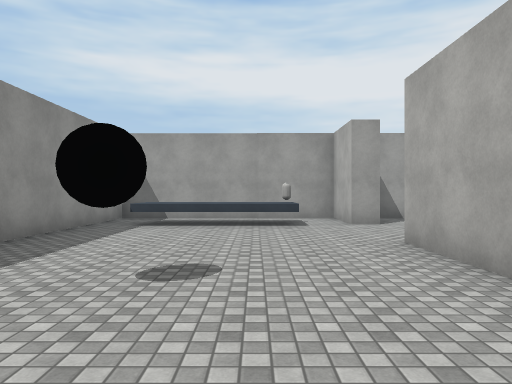
View 1 (above)

19 first-person views from a walk through a scene from a Unity 3-D project. The camera is 1.5 m above the floor, looks level and sees 70° across. The floor is counted in squares, 2 m on a side. Each view is taken from the middle of a square. On the plan, view 1 faces up. The plan holds only what a view shows up to about 11 squares ahead; the rest is blank. The place goes on beyond the plan. The player is left out. Surface patterns are stand-ins for the level's own textures.

View 2
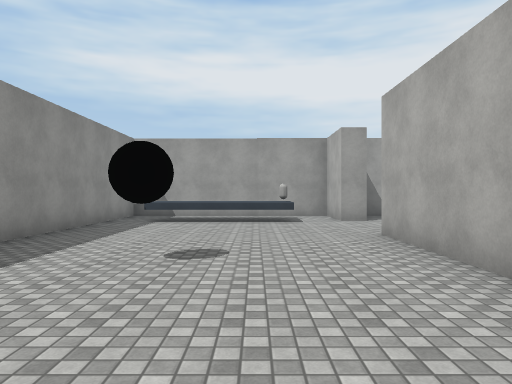

View 3
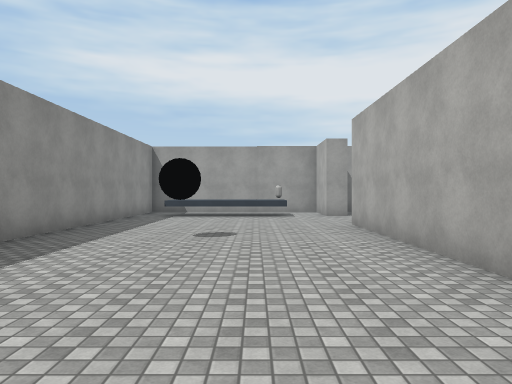

View 4
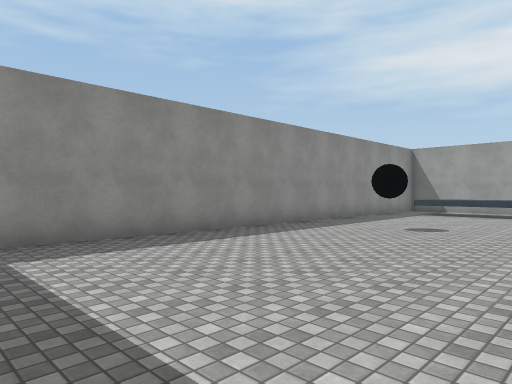

View 5
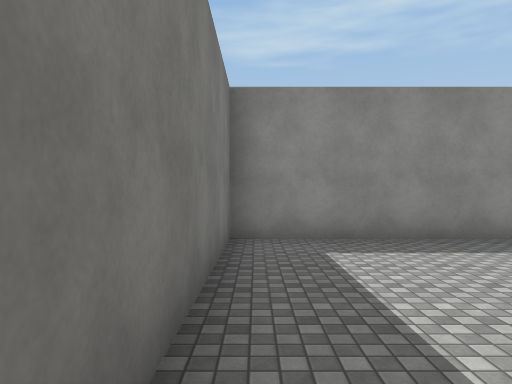

View 6
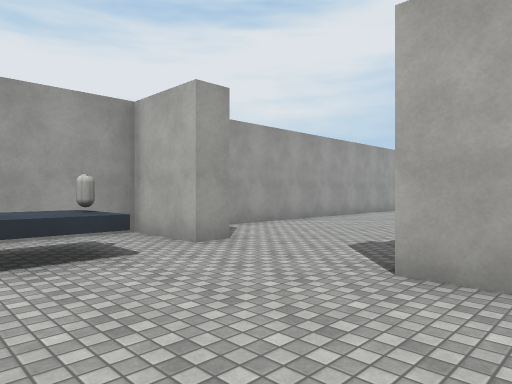

View 7
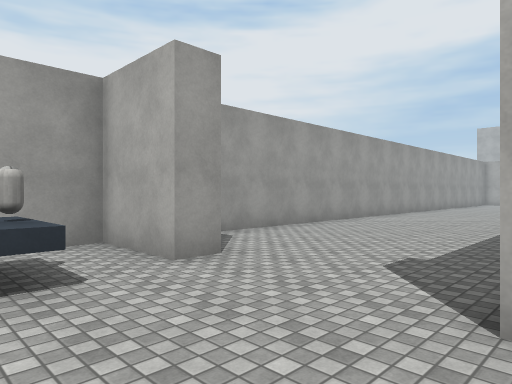

View 8
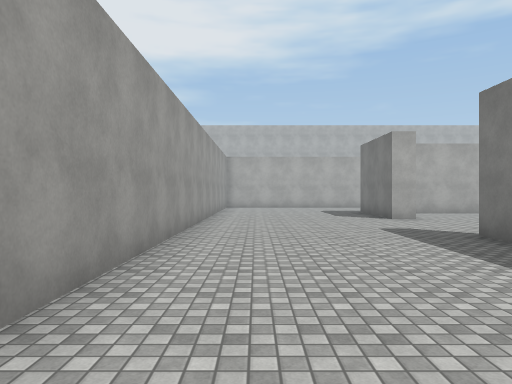

View 9
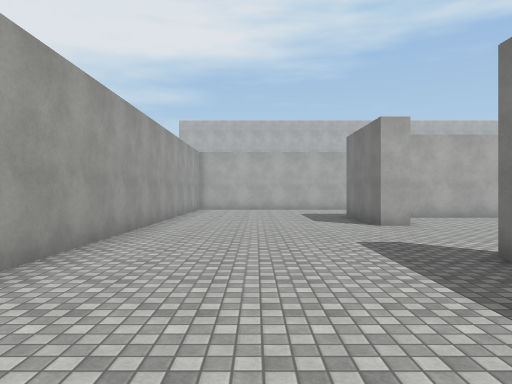

View 10
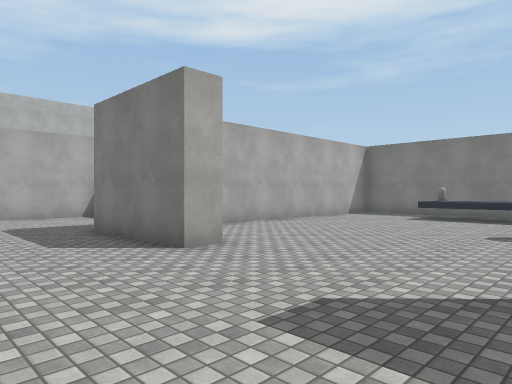

View 11
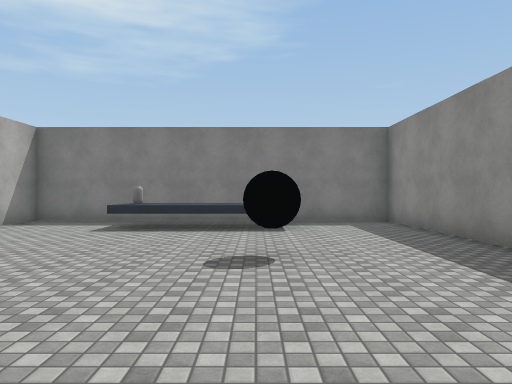

View 12
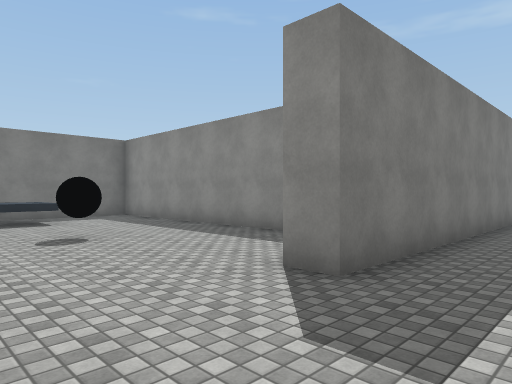

View 13
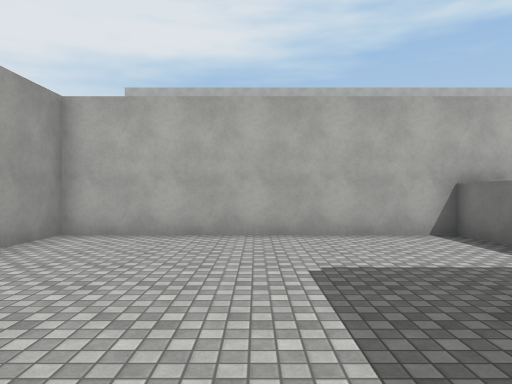

View 14
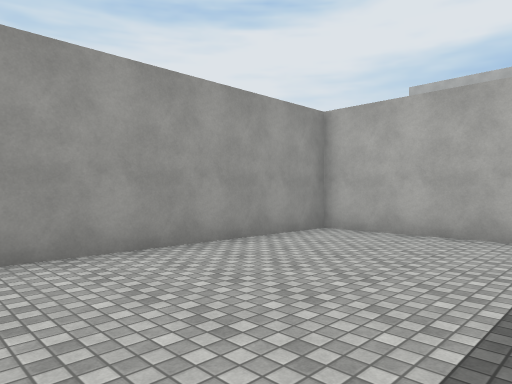

View 15
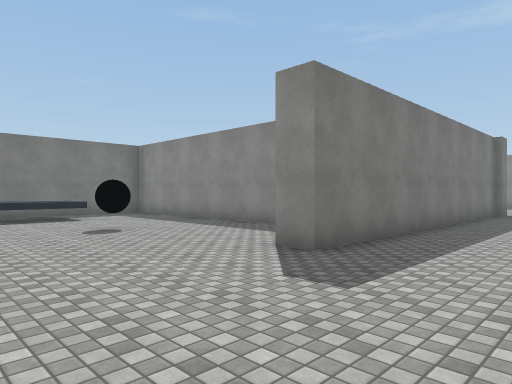

View 16
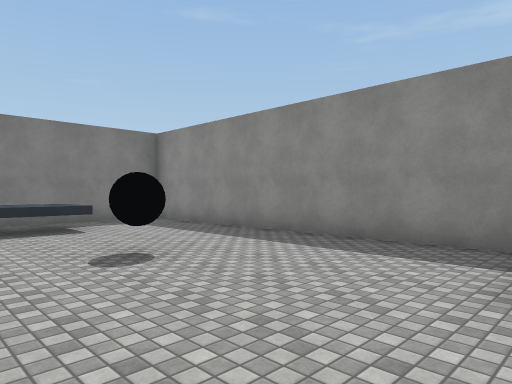

View 17
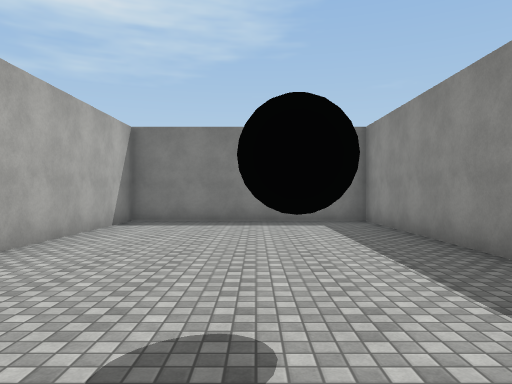

View 18
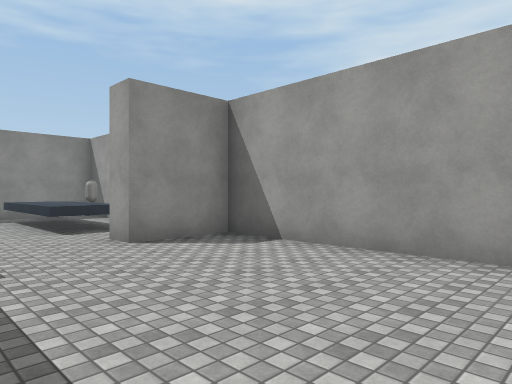

View 19
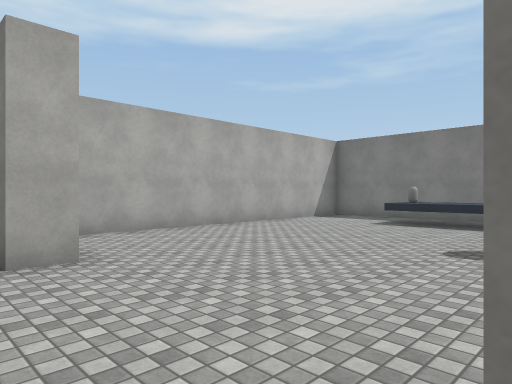

### Floor plan
Key: @ floor where view 1 was taken; # wall or solid block; . floor; ^ raised ledge; C capsule; B black ball.
Columns run from 4 left of view 1 to 24 right of it. Each row starts with its distance up from view 1.
 11 #############################
 10 #.....#.....................#
  9 #.^^^C#.....................#
  8 #.^^^^......................#
  7 #...........................#
  6 #...........................#
  5 #......##########....###....#
  4 #......#     #.........# ...#
  3 #..B...#     #.........#  ###
  2 #......#     #.........#
  1 #......#     #...B.....#
  0 #...@..#     #.........#
 -1 #......#     #.........#
 -2 #......#     #.........#
 -3 #......#     #...^^^C..#
 -4 #......#     #.........#
 -5 ########     ###########

Positions as (right, up) in squares from view 1, and headings:
1: (0, 0), facing up
2: (0, -1), facing up
3: (0, -3), facing up
4: (2, -4), facing up-left
5: (2, -4), facing left
6: (-1, 4), facing up-right
7: (0, 5), facing up-right
8: (6, 9), facing right
9: (8, 8), facing right
10: (12, 8), facing down-right
11: (13, 5), facing down
12: (15, 7), facing down-left
13: (17, 7), facing right
14: (17, 6), facing up-right
15: (16, 8), facing down-left
16: (15, 5), facing down-left
17: (-1, 5), facing down
18: (8, 6), facing up-left
19: (12, 6), facing down-right
